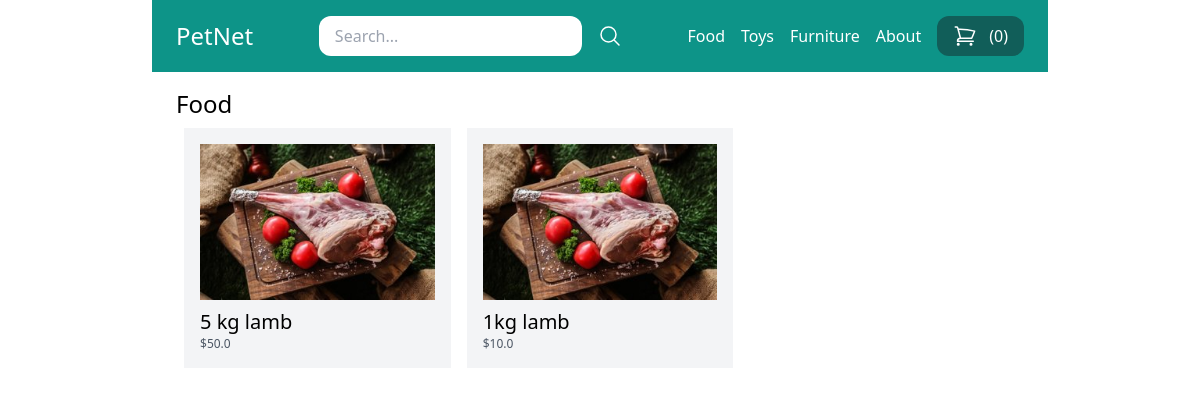
Before: /food/ with the older database file.
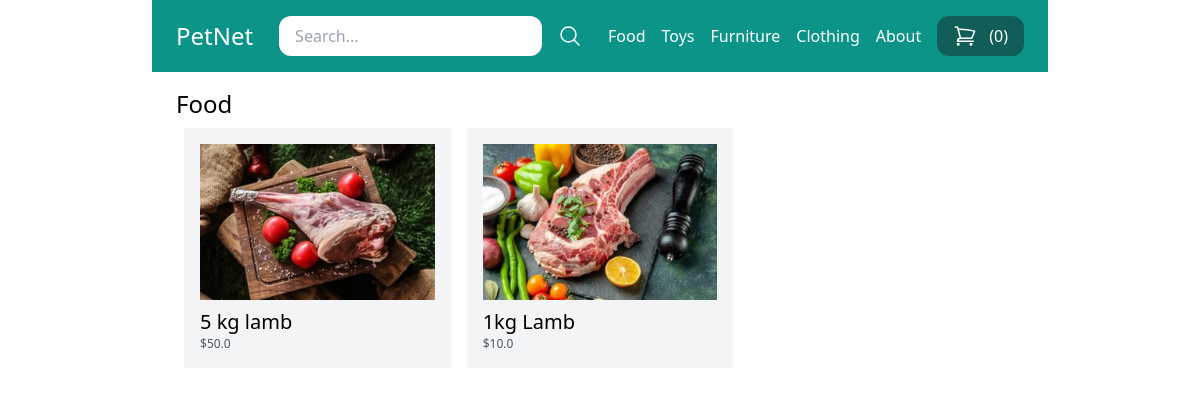
After: the same page with the newer database file.
### store/models.py (models this page shows, shortened)
class Category(models.Model):
    title = models.CharField(max_length=50)
    slug = models.SlugField(max_length=50)
    class Meta:
        verbose_name_plural = 'Categories'

class Product(models.Model):
    DRAFT = 'draft'
    WAITING_APPROVAL = 'waitingapproval'
    ACTIVE = 'active'
    DELETED = 'deleted'
    STATUS_CHOICES = (
        (DRAFT, 'Draft'),
        (WAITING_APPROVAL, 'Waiting approval'),
        (ACTIVE, 'Active'),
        (DELETED, 'Deleted'),
    )
    user = models.ForeignKey(User, related_name='products', on_delete=models.CASCADE)
    category = models.ForeignKey(Category, related_name='products', on_delete=models.CASCADE)
    title = models.CharField(max_length=50)
    slug = models.SlugField(max_length=50)
    description = models.TextField(blank=True)
    price = models.IntegerField()
    image = models.ImageField(upload_to='uploads/product_images', blank=True, null=True)
    thumbnail = models.ImageField(upload_to='uploads/product_images/thumbnail', blank=True, null=True)
    created_at = models.DateTimeField(auto_now_add=True)
    updated_at = models.DateTimeField(auto_now=True)
    status = models.CharField(max_length=50, choices=STATUS_CHOICES, default=ACTIVE)
    class Meta:
        ordering = ('-created_at',)
    def get_display_price(self):
        return self.price / 100
    def get_thumbnail(self):
        if self.thumbnail:
            return self.thumbnail.url
        else:
            if self.image:
                self.thumbnail = self.make_thumbnail(self.image)
                self.save()
                return self.thumbnail.url
            else:
                return 'https://via.placeholder.com/240x240x.jpg'
    def make_thumbnail(self, image, size=(300, 300)):
        img = Image.open(image)
        img.convert('RGB')
        img.thumbnail(size)
        thumb_io = BytesIO()
        img.save(thumb_io, 'JPEG', quality=85)
        name = image.name.replace('uploads/product_images/', '')
        thumbnail = File(thumb_io, name=name)
        return thumbnail

### store/views.py (the view)
# urls.py: path('<slug:slug>/', views.category_detail, name='category_detail'),
def category_detail(request, slug):
    category = get_object_or_404(Category, slug=slug)
    products = category.products.filter(status=Product.ACTIVE)
    return render(request, 'store/category_detail.html', {
        'category': category,
        'products': products
    })

### store/cart.py (called while the page is built)
    def __len__(self):
        return sum(item['quantity'] for item in self.cart.values())

### store/context_processors.py (called while the page is built)
def cart(request):
    return {'cart': Cart(request)}

### store/templatetags/menu.py (called while the page is built)
@register.inclusion_tag('core/menu.html')
def menu():
    categories = Category.objects.all()
    return {'categories': categories}

### store/templates/store/category_detail.html (shortened to what this page needs)
{% extends 'core/base.html' %}
{% block content %}
    <h1 class="text-2xl">{{ category.title }}</h1>
    {% include 'store/partials/products.html' %}
{% endblock %}

### core/templates/core/menu.html
{% for category in categories %}
    <a href="{% url 'category_detail' category.slug %}" class="text-white">{{ category.title }}</a>
{% endfor %}
<a href="{% url 'about' %}" class="text-white">About</a>

### store/templates/store/partials/products.html
<div class="flex flex-wrap">
    {% for product in products %}
        <div class="product w-1/3 p-2">
            <div class="p-4 bg-gray-100">
                <a href="{% url 'product_detail' product.category.slug product.slug %}">
                    <div class="image mb-2">
                        <img src="{{ product.get_thumbnail }}" alt="Image of {{ product.title }}">
                    </div>
                    <h2 class="text-xl">{{ product.title }}</h2>
                    <p class="text-xs text-gray-600">${{ product.get_display_price }}</p>
                </a>
            </div>
        </div>
    {% endfor %}
</div>

Changed rows visible on the page:
removed Product: title "1kg lamb", get_display_price "10.0"
added Category: title "Clothing"
now on this page (row edited): Product: shows a picture, title "1kg Lamb", get_display_price "10.0"
